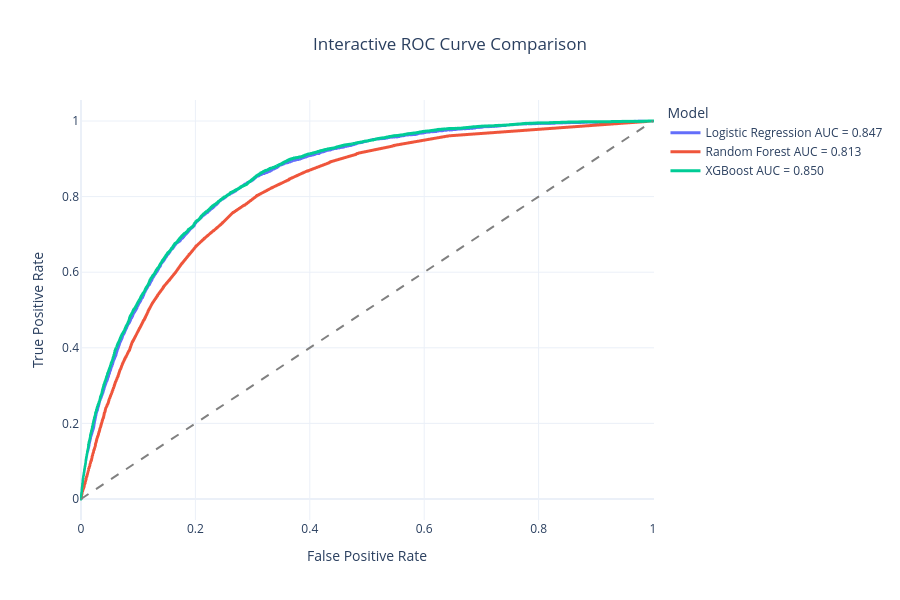

The code cell stored with this chart in its notebook:
### Code cell
# Step 38: Interactive ROC curve comparison for all models

from sklearn.metrics import roc_curve, auc

# Calculate ROC curve values
fpr_log, tpr_log, _ = roc_curve(y_test, y_prob_log)
fpr_rf, tpr_rf, _ = roc_curve(y_test, y_prob_rf)
fpr_xgb, tpr_xgb, _ = roc_curve(y_test, y_prob_xgb)

# Calculate AUC values
auc_log = auc(fpr_log, tpr_log)
auc_rf = auc(fpr_rf, tpr_rf)
auc_xgb = auc(fpr_xgb, tpr_xgb)

# Create dataframe for Plotly
roc_df = pd.DataFrame({
    "False Positive Rate": list(fpr_log) + list(fpr_rf) + list(fpr_xgb),
    "True Positive Rate": list(tpr_log) + list(tpr_rf) + list(tpr_xgb),
    "Model": (
        [f"Logistic Regression AUC = {auc_log:.3f}"] * len(fpr_log) +
        [f"Random Forest AUC = {auc_rf:.3f}"] * len(fpr_rf) +
        [f"XGBoost AUC = {auc_xgb:.3f}"] * len(fpr_xgb)
    )
})

fig = px.line(
    roc_df,
    x="False Positive Rate",
    y="True Positive Rate",
    color="Model",
    title="Interactive ROC Curve Comparison"
)

# Add diagonal baseline line
fig.add_shape(
    type="line",
    x0=0,
    y0=0,
    x1=1,
    y1=1,
    line=dict(dash="dash", color="gray")
)

fig.update_traces(
    line=dict(width=3),
    hovertemplate="<b>%{fullData.name}</b><br>False Positive Rate: %{x:.3f}<br>True Positive Rate: %{y:.3f}<extra></extra>"
)

fig.update_layout(
    xaxis_title="False Positive Rate",
    yaxis_title="True Positive Rate",
    title_x=0.5,
    template="plotly_white",
    width=900,
    height=600
)

fig

### Figure 1 — Plotly figure (JSON) as saved in the notebook; plotly's stock layout.template omitted (floating-point values rounded to 4 significant figures; data arrays with more than 128 entries replaced by an {"elided": "..."} marker saying what was removed)
{"data": [{"hovertemplate": "<b>%{fullData.name}</b><br>False Positive Rate: %{x:.3f}<br>True Positive Rate: %{y:.3f}<extra></extra>", "legendgroup": "Logistic Regression AUC = 0.847", "line": {"color": "#636efa", "dash": "solid", "width": 3}, "marker": {"symbol": "circle"}, "mode": "lines", "name": "Logistic Regression AUC = 0.847", "showlegend": true, "type": "scattergl", "x": {"elided": "9516 float values"}, "xaxis": "x", "y": {"elided": "9516 float values"}, "yaxis": "y"}, {"hovertemplate": "<b>%{fullData.name}</b><br>False Positive Rate: %{x:.3f}<br>True Positive Rate: %{y:.3f}<extra></extra>", "legendgroup": "Random Forest AUC = 0.813", "line": {"color": "#EF553B", "dash": "solid", "width": 3}, "marker": {"symbol": "circle"}, "mode": "lines", "name": "Random Forest AUC = 0.813", "showlegend": true, "type": "scattergl", "x": {"elided": "1160 float values"}, "xaxis": "x", "y": {"elided": "1160 float values"}, "yaxis": "y"}, {"hovertemplate": "<b>%{fullData.name}</b><br>False Positive Rate: %{x:.3f}<br>True Positive Rate: %{y:.3f}<extra></extra>", "legendgroup": "XGBoost AUC = 0.850", "line": {"color": "#00cc96", "dash": "solid", "width": 3}, "marker": {"symbol": "circle"}, "mode": "lines", "name": "XGBoost AUC = 0.850", "showlegend": true, "type": "scattergl", "x": {"elided": "10836 float values"}, "xaxis": "x", "y": {"elided": "10836 float values"}, "yaxis": "y"}], "layout": {"height": 600, "legend": {"title": {"text": "Model"}, "tracegroupgap": 0}, "shapes": [{"line": {"color": "gray", "dash": "dash"}, "type": "line", "x0": 0, "x1": 1, "y0": 0, "y1": 1}], "title": {"text": "Interactive ROC Curve Comparison", "x": 0.5}, "width": 900, "xaxis": {"anchor": "y", "domain": [0, 1], "title": {"text": "False Positive Rate"}}, "yaxis": {"anchor": "x", "domain": [0, 1], "title": {"text": "True Positive Rate"}}}}
